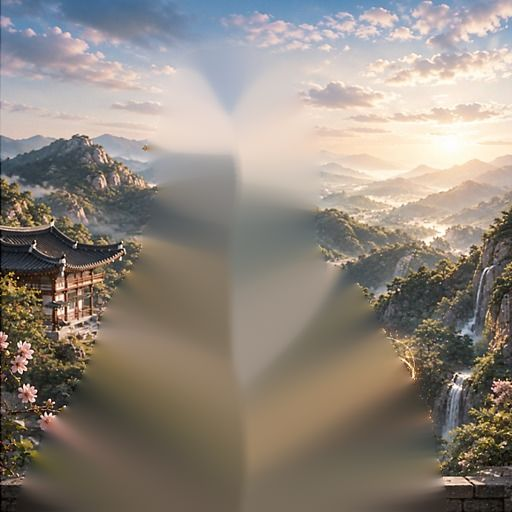
#> input picture 로또신령2_배경.jpg, 512 x 512 px; the run also reads 1 picture not shown here
$ python make_spirit2_quake_anim.py
#> lines starting #> are read from the running program, lines starting #| are printed output that depends on the picture; pictures that were not available may be replaced by others from this repository, and a replacement may not be noted
"""자동조합 생성 연출의 '배경 흔들림'(원래 CSS 영역별 흔들림과 같은 값)을 3초 반복 WebP 로 굽는다 — 2026-10-20.

사용자 지시 "배경 움직임은 원래대로 모두 유지": 10-10 사용자 지시 4차의 영역별 흔들림(하늘 고정, 땅·산·누각 살짝,
나무·꽃 바람에 휩쓸리듯)을 그대로 쓰되, 안드로이드 앱 WebView(소프트웨어 렌더링)에서도 보이게 그림 한 장으로 재생한다.
- 값: 옛 page_auto._SPIRIT2_QUAKE_LAYERS(커밋 6cc0db86) 그대로. px 는 화면 표시 크기(약 300px) 기준이라 원본 512px 로 ×1.7.
- 주기: 반복이 끊기지 않게 3초의 약수로 맞춤(1.7~2.1초 → 1.5초, 2.6~3.2초 → 3초).
- 인물은 고정(맨 위). 빛 효과 5종(make_spirit2_fx_variants.py)은 이 위에 따로 겹친다.
결과 → 홈페이지 저장소 fx/spirit2_quake.webp (바꾸면 page_auto 의 ?v= 올릴 것)
실행: python scripts/make_spirit2_quake_anim.py <출력.webp>
"""
from __future__ import annotations

import math
import sys
from pathlib import Path

from PIL import Image

ROOT = Path(__file__).resolve().parent.parent
N, OUT, FPS, SEC = 512, 360, 20, 3.0
SCALE = 512 / 300
# (가림막, [(%, x px, y px, 회전 deg, 기울기 deg)], 원래 주기 s, 회전 중심 %)
LAYERS = (
    ("mtn_left", ((0, 0, 0, 0, 0), (30, -0.8, 0.4, 0, 0), (65, 0.7, -0.4, 0, 0), (100, 0, 0, 0, 0)), 1.9, (15, 40)),
    ("mtn_right", ((0, 0, 0, 0, 0), (35, 0.8, -0.3, 0, 0), (70, -0.7, 0.4, 0, 0), (100, 0, 0, 0, 0)), 2.1, (80, 45)),
    ("cliff_right", ((0, 0, 0, 0, 0), (40, -0.9, 0.3, 0, 0), (75, 0.6, -0.4, 0, 0), (100, 0, 0, 0, 0)), 1.7, (95, 80)),
    ("rail", ((0, 0, 0, 0, 0), (45, 0.6, 0.2, 0, 0), (100, 0, 0, 0, 0)), 1.8, (50, 100)),
    ("trees_left", ((0, 0, 0, 0, 0), (35, 1.5, 0, 0, -2.5), (55, 0.8, 0, 0, -1.2), (80, 1.8, 0, 0, -3), (100, 0, 0, 0, 0)), 3.0, (15, 70)),
    ("trees_right", ((0, 0, 0, 0, 0), (30, 1.2, 0, 0, -2), (60, 0.5, 0, 0, -0.8), (85, 1.5, 0, 0, -2.6), (100, 0, 0, 0, 0)), 3.2, (75, 70)),
    ("flowers_left", ((0, 0, 0, 0, 0), (30, 2.5, -0.5, 1.2, -4), (55, 1, 0, 0.4, -1.5), (80, 3, -0.5, 1.5, -5), (100, 0, 0, 0, 0)), 2.6, (0, 92)),
    ("trees_right_low", ((0, 0, 0, 0, 0), (35, 2, -0.4, 0.8, -3.5), (60, 0.8, 0, 0.3, -1.2), (85, 2.4, -0.4, 1, -4.2), (100, 0, 0, 0, 0)), 2.8, (92, 92)),
    ("building", ((0, 0, 0, 0, 0), (40, 0.9, 0.3, 0.15, 0), (75, -0.7, -0.3, -0.12, 0), (100, 0, 0, 0, 0)), 2.0, (10, 66)),
)


def loop_period(p: float) -> float:
    return 1.5 if p < 2.3 else 3.0


def ease(u: float) -> float:  # CSS ease-in-out 근사
    return u * u * (3 - 2 * u)


def keyval(frames, pct):
    for (p0, *a), (p1, *b) in zip(frames, frames[1:]):
        if p0 <= pct <= p1:
            u = ease((pct - p0) / ((p1 - p0) or 1))
            return [x + (y - x) * u for x, y in zip(a, b)]
    return list(frames[-1][1:])


def transform(img, x, y, rot, skew, origin):
    """CSS transform: translate(x,y) rotate(rot) skewX(skew), 중심 origin — 역변환 행렬로 계산."""
    ox, oy = origin[0] / 100 * N, origin[1] / 100 * N
    r, k = math.radians(rot), math.tan(math.radians(skew))
    c, s = math.cos(r), math.sin(r)
    # 정변환 M = R · K (K: x' = x + k*y), 점 p' = o + T + M (p - o)
    a, b, d, e = c, c * k - s, s, s * k + c
    det = a * e - b * d
    ia, ib, id_, ie = e / det, -b / det, -d / det, a / det
    tx, ty = ox + x, oy + y
    # 입력 p = o + M^-1 (p' - o - T)
    return img.transform(img.size, Image.AFFINE,
                         (ia, ib, ox - ia * tx - ib * ty, id_, ie, oy - id_ * tx - ie * ty),
                         resample=Image.BILINEAR)


def main(out_path: str) -> None:
#> called with out_path = 'spirit2_quake.webp'
    plate = Image.open(ROOT / "로또신령2_배경.jpg").convert("RGB")
#> plate is the input picture: PIL image 512x512 RGB; mean R, G, B 143.7, 134.9, 125.4
    person = Image.open(ROOT / "로또신령2_인물.webp").convert("RGBA")
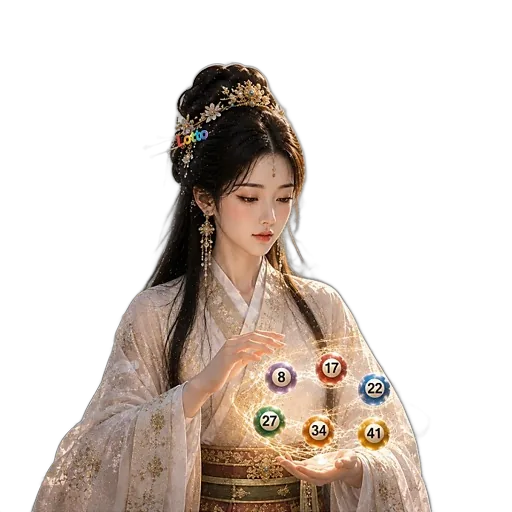
#> input picture 로또신령2_인물.webp, 512 x 512 px
#> person is the input picture: PIL image 512x512 RGBA; mean R, G, B, A 55.5, 45.7, 38.5, 92.3
    masks = {n: Image.open(ROOT / "spirit2_layers" / f"{n}.png").split()[-1].resize((N, N), Image.BILINEAR)
             for n, *_ in LAYERS}
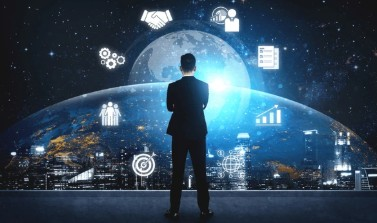
#> input picture K-013.jpg, 377 x 223 px, given in place of mtn_left.png, which was not available
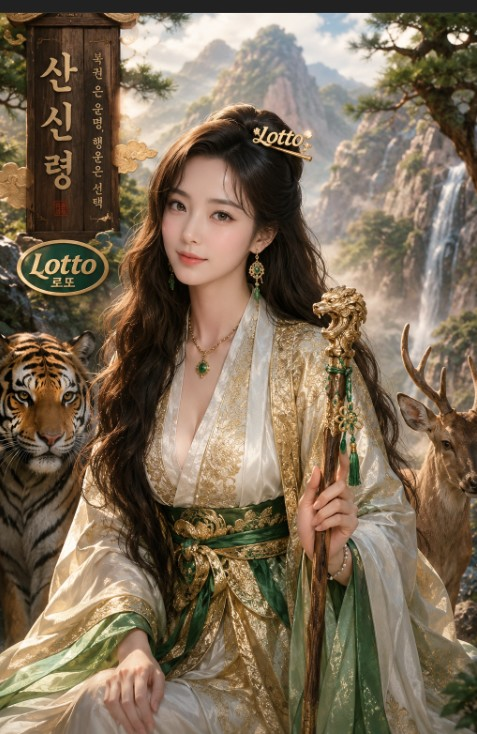
#> input picture K-039.jpg, 477 x 734 px, given in place of mtn_right.png, which was not available
    frames = []
    for f in range(int(FPS * SEC)):
        t = f / FPS
        bg = plate.copy()
        for name, kf, period, origin in LAYERS:
            per = loop_period(period)
            x, y, rot, skew = keyval(kf, 100 * ((t % per) / per))
            x, y = x * SCALE, y * SCALE
            bg.paste(transform(plate, x, y, rot, skew, origin), (0, 0), transform(masks[name], x, y, rot, skew, origin))
        fr = bg.convert("RGBA")
        fr.alpha_composite(person)
        frames.append(fr.convert("RGB").resize((OUT, OUT), Image.LANCZOS))
    frames[0].save(out_path, save_all=True, append_images=frames[1:], duration=int(1000 / FPS), loop=0, quality=70, method=6)
    print(out_path, Path(out_path).stat().st_size // 1024, "KB")


if __name__ == "__main__":
#> (the run stopped early here; a loop or call above may not have finished)
